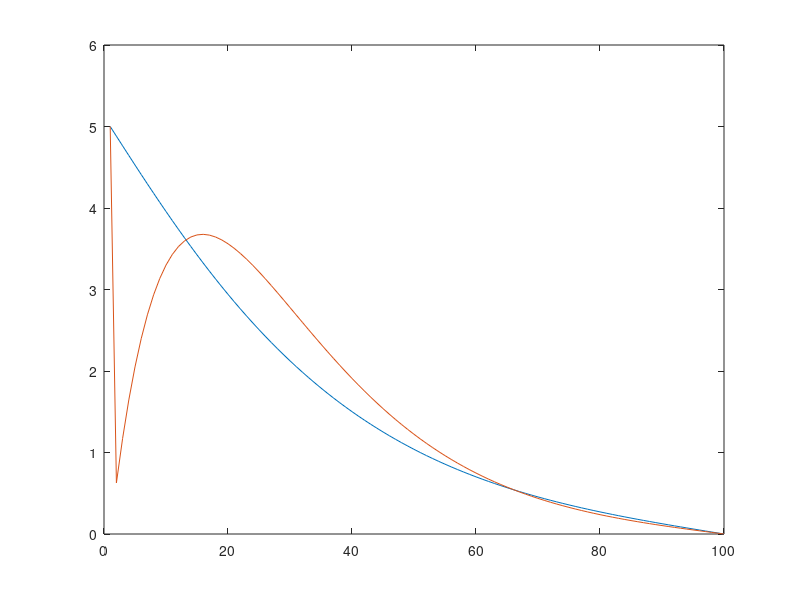

Write the MATLAB code that produced this figure.
%code essai méthode implicite et de Crank-Nicholson
%méthode implicite
sz = 100;
dx = 15;
dt = 1; %in min
n_time=2;

D = 100000;

A = D*dt/(dx^2)
Gl = zeros(1,sz);
Gn = zeros(1,sz);
Gl_e = zeros(1,sz);
Gl_cn = zeros(1,sz);
Gl(1) = 5;
Gl(sz) = 0;
Gl_e(1) = 5;
Gl_e(sz) = 0;
Gn(1) = 5;
Gn(sz) = 0;
Gl_cn(1) = 5;
Gl_cn(sz) = 0;

%initialisation
d_cn(1) = Gl_cn(1);
d_cn(sz) = Gl_cn(sz);

for i=1:n_time
  i;
% "simple" implicit algorithm
%calcul de d
  d = Gl;

%calcul de la matrice A
  up_dg = [0; A*ones(sz-2,1)];
  lo_dg = [A*ones(sz-2,1); 0];
  dg = [1; (2*A+1)*ones(sz-2,1); 1];

   AA=diag(dg)+ diag(-up_dg,1)+ diag(-lo_dg,-1);

   Gn = AA\d';
   Gl = Gn';

% "simple" explicit
Gl_e(2:sz-1) =  Gl_e(2:sz-1) +  A*(Gl_e(3:sz) -2*(Gl_e(2:sz-1)) + Gl_e(1:sz-2));

% crank Nicholson algorithm
  up_dg_cn = [0; A/2*ones(sz-2,1)];
  lo_dg_cn = [A/2*ones(sz-2,1); 0];
  dg_cn = [1; (A+1)*ones(sz-2,1); 1];

   AA_cn=diag(dg_cn)+ diag(-up_dg_cn,1)+ diag(-lo_dg_cn,-1);

d_cn(2:sz-1) =  A/2*(Gl_cn(3:sz)) - (A-1)*Gl_cn(2:sz-1) + A/2*(Gl_cn(1:sz-2));

  Gn_cn = (AA_cn)\d_cn';
  Gl_cn = Gn_cn';


endfor

figure
plot(Gl)
hold on
plot(Gl_cn)
%plot(Gl_e)
